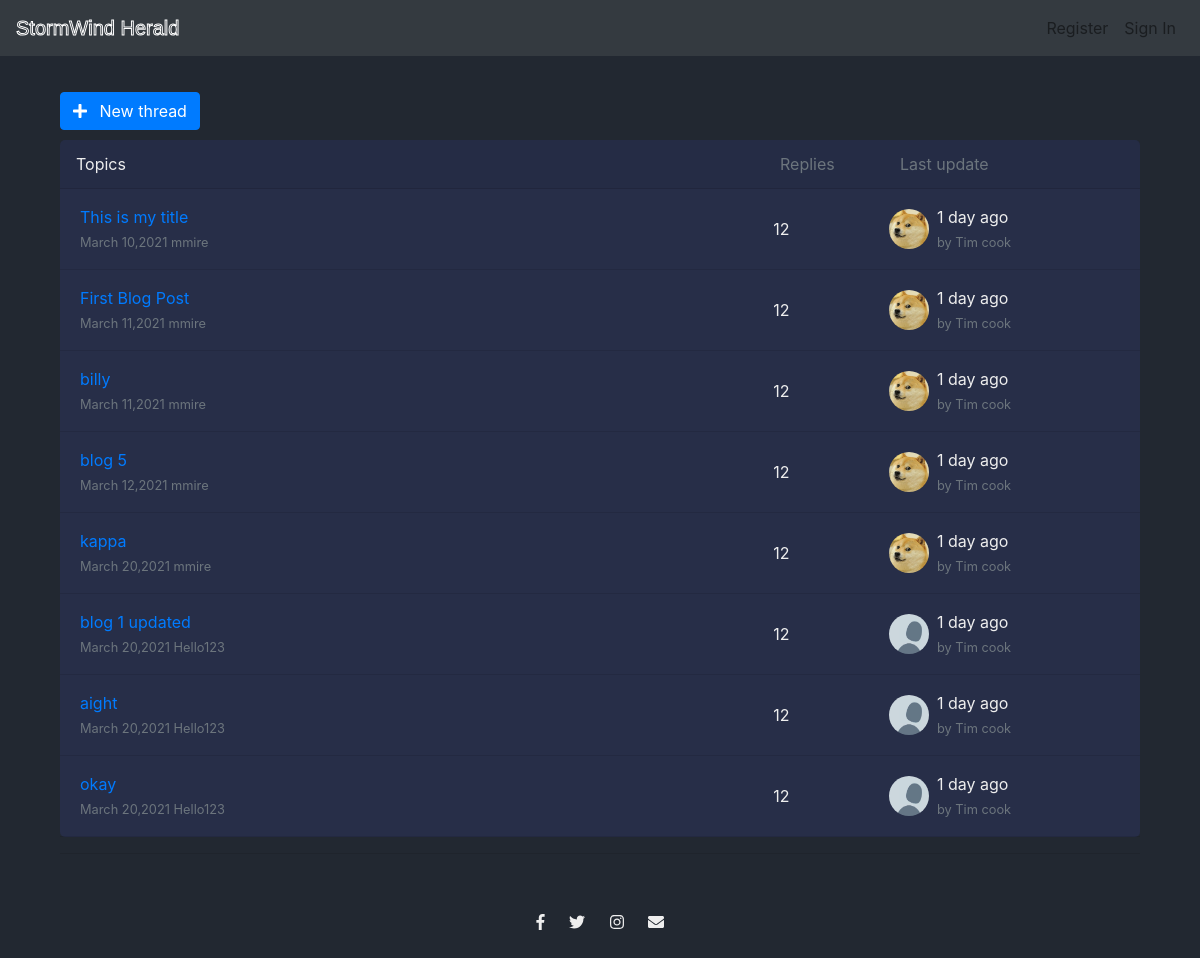
Page /Category/Community/ on the earlier database version.
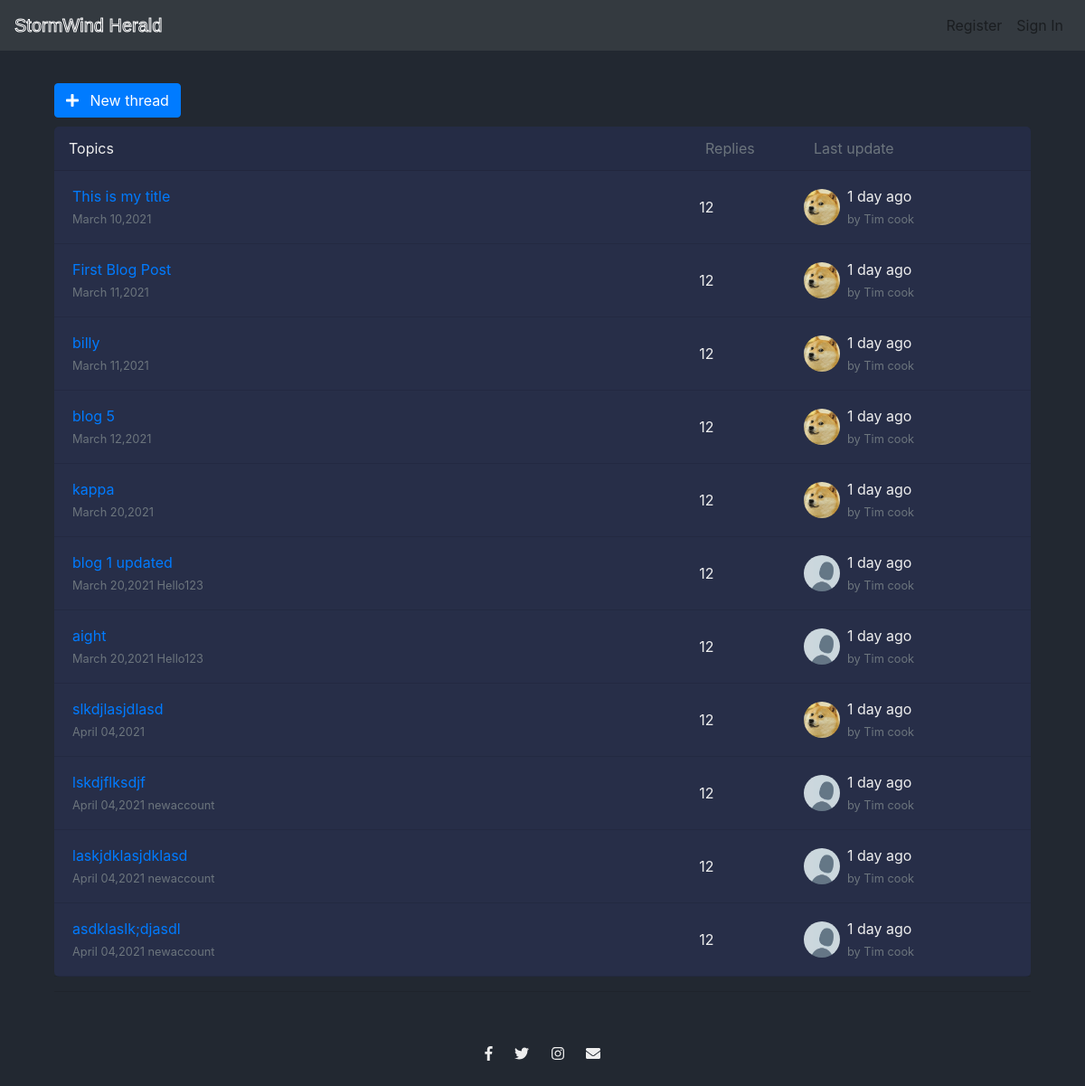
Same page on the later database version.
### stormwind/models.py (models this page shows, shortened)
class Thread(models.Model):
	member = models.ForeignKey(User,on_delete=models.CASCADE)
	title = models.CharField(max_length=155)
	content = HTMLField(blank=True,null=True)
	date_created = models.DateTimeField(default=timezone.now)
	category = models.CharField(max_length=155)
	likes = models.ManyToManyField(User,related_name='likes')

### users/models.py (models this page shows, shortened)
class Profile(models.Model):
	user = models.OneToOneField(U,on_delete=models.CASCADE)
	profile_pic = models.ImageField(default='default.jpg',upload_to='profile_pictures')

### stormwind/views.py (the view)
# urls.py: path('Category/<str:category>/',views.Categories,name='categories'),
def Categories(request,category):
	category_objects = Thread.objects.filter(category=category)
	if not category_objects:
		return HttpResponseNotFound('<h1>Page not found</h1>')
	else:
		category_objects = Thread.objects.filter(category=category)
		return render(request,'stormwind/categories.html',{'cats':category,
										     'category_objects':category_objects})

### stormwind/templates/stormwind/categories.html (shortened to what this page needs)
{% extends "stormwind/base.html" %}
{% block content %}
<div class="container-fluid mt-100">
  <div class="d-flex flex-wrap justify-content-between">
    <div> <a href="{% url 'create-thread' %}" class="btn btn-shadow btn-wide btn-primary"> <span class="btn-icon-wrapper pr-2 opacity-7"> <i class="fa fa-plus fa-w-20"></i> </span> New thread </a> </div>
    <br>
    <br>
  </div>
  <div class="card mb-3">
    <div class="card-header pl-0 pr-0">
      <div class="row no-gutters w-100 align-items-center">
        <div class="col ml-3">Topics</div>
        <div class="col-4 text-muted">
          <div class="row no-gutters align-items-center">
            <div class="col-4">Replies</div>
            <div class="col-8">Last update</div>
          </div>
        </div>
      </div>
    </div>
    {% for t in category_objects %}
    <div class="card-body py-3">
      <div class="row no-gutters align-items-center">
        <div class="col"> <a href="{% url 'detail-view' t.id %}" class="text-big" data-abc="true">
            {% if t.title|length > 40 %}
            {{ t.title|slice:":40"|safe}}
            {% else %}
            {{ t.title }}
            {% endif %}
          </a>
          <div class="text-muted small mt-1">{{ t.date_created|date:"F d,Y" }} <a href="javascript:void(0)" class="text-muted" data-abc="true">{{ t.member }}</a></div>
        </div>
        <div class="d-none d-md-block col-4">
          <div class="row no-gutters align-items-center">
            <div class="col-4">12</div>
            <div class="media col-8 align-items-center"> <img src="{{ t.member.profile.profile_pic.url }}" width="40" height="40" alt="" class="d-block ui-w-30 rounded-circle">
              <div class="media-body flex-truncate ml-2">
                <div class="line-height-1 text-truncate">1 day ago</div> <a href="javascript:void(0)" class="text-muted small text-truncate" data-abc="true">by Tim cook</a>
              </div>
            </div>
          </div>
        </div>
      </div>
    </div>
    <hr class="m-0">
    {% endfor %}
  </div>
  <hr>
  {% endblock content %}

### stormwind/templates/stormwind/base.html (shortened to what this page needs)
{% load static %}
<!doctype html>
<html lang="en">
  <head>
    <link rel="stylesheet" href="https://stackpath.bootstrapcdn.com/bootstrap/4.3.1/css/bootstrap.min.css">
    <link rel="stylesheet" type="text/css" href="{% static 'stormwind/main.css' %}">
    <link href="https://maxcdn.bootstrapcdn.com/font-awesome/4.3.0/css/font-awesome.min.css" rel="stylesheet">
  </head>
  <body>
    <nav class="navbar navbar-expand-lg navbar-light bg-dark fixed-top ">
      <a class="navbar-brand Header_" href="{% url 'home' %}">StormWind Herald</a>
      <div class="collapse navbar-collapse" id="navbarSupportedContent">
        <ul class="navbar-nav ml-auto">
          {% if user.is_authenticated %}
            <li class="nav-item dropdown">
            <a class="nav-link dropdown-toggle" href="#" id="navbarDropdownMenuLink" role="button" data-toggle="dropdown" aria-haspopup="true" aria-expanded="false">
              <img src="{{ user.profile.profile_pic.url }}" width="40" height="40" class="rounded-circle">
            </a>
            <div class="dropdown-menu" aria-labelledby="navbarDropdownMenuLink">
              <a class="dropdown-item" href="{% url 'profile' %}">Dashboard</a>
              <a class="dropdown-item" href="{% url 'editProfile' %}">Edit Profile</a>
              <a class="dropdown-item" href="{% url 'logout' %}">Log Out</a>
            </div>
          </li>
            <li class="nav-item">
              <a class="nav-link" href="{% url 'create-thread' %}">Make a Thread</a>
            </li>
          {% else %}
            <li class="nav-item">
              <a class="nav-link" href="{% url 'register' %}">Register</a>
            </li>
            <li class="nav-item">
              <a class="nav-link" href="{% url 'login' %}">Sign In</a>
            </li>
          {% endif %}
        </ul>
      </div>
    </nav>
<br>
<div class="container">
  <br><br>
  {% block content %}{% endblock %}
</div>
<br>
<footer id="footer">
  <div class="container-fluid">
    <i class="social-icon fab fa-facebook-f"></i>
    <i class="social-icon fab fa-twitter"></i>
    <i class="social-icon fab fa-instagram"></i>
    <i class="social-icon fas fa-envelope"></i>
  </div>
</footer>
  </body>
</html>

### stormwind/static/stormwind/main.css (style rules this page uses)
body { background-color: #222831; color: #eeeeee; padding-top: 20px; padding-bottom: 20px; }
.Header_ { font-family:sans-serif; -webkit-text-stroke:1px white; -webkit-text-fill-color:transparent; }
.card { background: #272E48; -webkit-border-radius: 5px; -moz-border-radius: 5px; border-radius: 5px; border: 0; margin-bottom: 1rem; }
footer { bottom: 0px; width: 100%; text-align: center; }
.social-icon { margin: 20px 10px; }

Differences in the rows shown:
removed Thread: title "okay", date_created "March 20,2021", member "Hello123", member.profile.profile_pic (placeholder picture)
changed through a linked row, Thread "This is my title": member "mmire" → (not shown)
changed through a linked row, Thread "First Blog Post": member "mmire" → (not shown)
changed through a linked row, Thread "billy": member "mmire" → (not shown)
changed through a linked row, Thread "blog 5": member "mmire" → (not shown)
changed through a linked row, Thread "kappa": member "mmire" → (not shown)
added Thread: title "slkdjlasjdlasd", date_created "April 04,2021", member.profile.profile_pic (picture)
added Thread: title "lskdjflksdjf", date_created "April 04,2021", member "newaccount", member.profile.profile_pic (placeholder picture)
added Thread: title "laskjdklasjdklasd", date_created "April 04,2021", member "newaccount", member.profile.profile_pic (placeholder picture)
added Thread: title "asdklaslk;djasdl", date_created "April 04,2021", member "newaccount", member.profile.profile_pic (placeholder picture)
